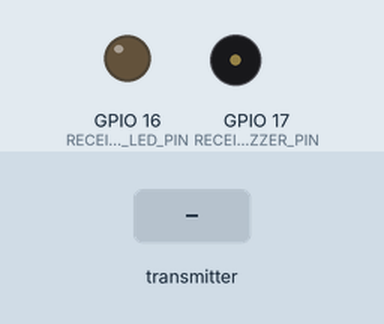
Simulated run of this sketch. Board: ESP32. Parts: output pins drawn as LEDs (lit = HIGH), buzzer (waves = sounding, pin HIGH). The inputs (shaded band) are chosen by the test bench. WiFi joins after 1.5 s; servers stay silent unless stated; what the sketch prints to the serial monitor is not drawn.

Above: at 3.0 s.
3.1 s: the transmitter starts sending temp_drill = 100
At 3.5 s:
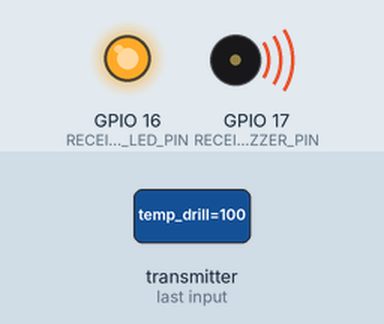
4.6 s: the transmitter starts sending temp_drill = 0
At 5.8 s:
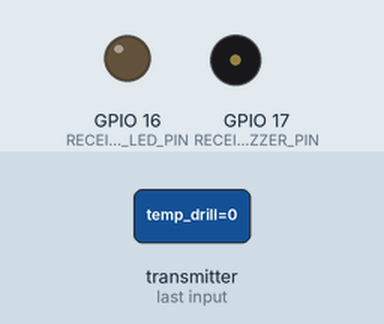
6.1 s: the transmitter starts sending temp_center = 50
At 6.9 s:
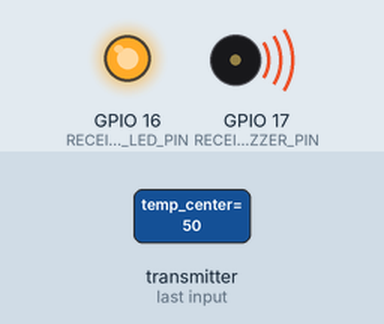
7.6 s: the transmitter starts sending temp_center = 0
At 8.1 s:
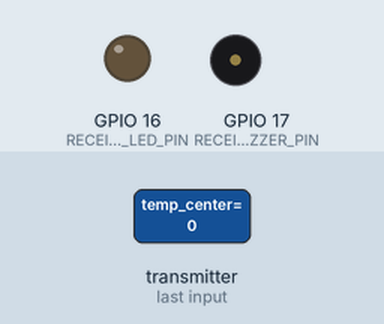
9.1 s: the transmitter starts sending temp_mine = 50
At 10.4 s:
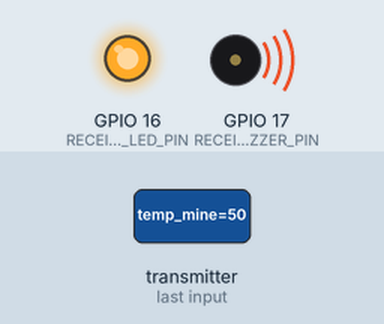
Timing chart, 0 to 11.6 s (numbered marks = the images above; inputs shaded):
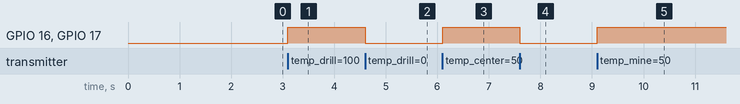

Measured:
- after the input at 3.1 s, GPIO 16 (RECEIVER_ALARM_LED_PIN), GPIO 17 (RECEIVER_ALARM_BUZZER_PIN): LOW → HIGH at once
- after the input at 4.6 s, GPIO 16 (RECEIVER_ALARM_LED_PIN), GPIO 17 (RECEIVER_ALARM_BUZZER_PIN): HIGH → LOW at once
- after the input at 6.1 s, GPIO 16 (RECEIVER_ALARM_LED_PIN), GPIO 17 (RECEIVER_ALARM_BUZZER_PIN): LOW → HIGH at once
- after the input at 7.6 s, GPIO 16 (RECEIVER_ALARM_LED_PIN), GPIO 17 (RECEIVER_ALARM_BUZZER_PIN): HIGH → LOW at once
- after the input at 9.1 s, GPIO 16 (RECEIVER_ALARM_LED_PIN), GPIO 17 (RECEIVER_ALARM_BUZZER_PIN): LOW → HIGH at once

The sketch:

test_receiver.ino
```cpp
#define BLYNK_TEMPLATE_ID "TMPL6A2GM6EQp"
#define BLYNK_TEMPLATE_NAME "Testing"
#define BLYNK_AUTH_TOKEN "be91nsWmaRd5za1NwpAKv2ZC4zKhDHX7"

#define BLYNK_PRINT Serial // Cho phép Blynk in debug ra Serial Monitor
#include <BlynkSimpleEsp32.h>
#include <WiFi.h>
#include <esp_now.h>
#include <esp_wifi.h>
#include <math.h> // Cho hàm max() nếu cần

//=============== CẤU HÌNH WIFI VÀ ESP-NOW ===============
char ssid[] = "Phuong Hoa";                 // <<<<====== THAY TÊN WIFI CỦA BẠN
char pass[] = "65dienbienphu";             // <<<<====== THAY MẬT KHẨU WIFI CỦA BẠN
const int WIFI_CHANNEL = 11;                    // Phải giống với Sender

//=============== THIẾT BỊ CẢNH BÁO CỤC BỘ TẠI RECEIVER ===============
#define RECEIVER_ALARM_LED_PIN 16
#define RECEIVER_ALARM_BUZZER_PIN 17

//=============== CẤU TRÚC DỮ LIỆU (PHẢI GIỐNG HỆT SENDER) ===============
struct SensorData {
  float temp_drill;
  float temp_center;
  float temp_mine;
  float vibration;
  int gas_mq2;
  int gas_mq5;
  int gas_mq9;
  int gas_mq135;
};

//=============== NGƯỠNG CẢNH BÁO TẠI RECEIVER VÀ BLYNK ===============
const struct ReceiverAlertThresholds {
  float temp_drill_critical = 70.0;
  float temp_center_critical = 40.0;
  float temp_mine_critical = 40.0;
  float vibration_severe = 18.0;
  int gas_severe = 1500;
} RCV_THRESHOLDS;

// Biến cho Blynk notification cooldown
bool blynkAlertActive = false;
unsigned long lastBlynkAlertTime = 0;
const unsigned long BLYNK_NOTIFICATION_COOLDOWN = 10000; // 10 giây

//=============== VIRTUAL PINS CHO BLYNK ===============
// Đặt tên VPIN rõ ràng
#define VPIN_TEMP_DRILL    V1
#define VPIN_TEMP_CENTER   V2
#define VPIN_TEMP_MINE     V3
#define VPIN_VIBRATION     V4
#define VPIN_GAS_MQ2       V5
#define VPIN_GAS_MQ5       V6
#define VPIN_GAS_MQ9       V7
#define VPIN_GAS_MQ135     V8
#define VPIN_TERMINAL_MSG  V0 // Terminal hoặc widget hiển thị thông báo

//=============== XỬ LÝ CẢNH BÁO TẠI RECEIVER VÀ GỬI LÊN BLYNK ===============
void handleReceiverAlertsAndBlynk(const SensorData &data) {
  bool localAlertState = false;
  String alertMessage = ""; // Bắt đầu trống, chỉ thêm khi có cảnh báo

  if (data.temp_drill >= RCV_THRESHOLDS.temp_drill_critical) {
    alertMessage += "Mũi khoan nóng (" + String(data.temp_drill, 1) + "C)! ";
    localAlertState = true;
  }
  if (data.temp_center >= RCV_THRESHOLDS.temp_center_critical) {
    alertMessage += "Trung tâm nóng (" + String(data.temp_center, 1) + "C)! ";
    localAlertState = true;
  }
  if (data.temp_mine >= RCV_THRESHOLDS.temp_mine_critical) {
    alertMessage += "Khu mỏ nóng (" + String(data.temp_mine, 1) + "C)! ";
    localAlertState = true;
  }
  if (data.vibration >= RCV_THRESHOLDS.vibration_severe) {
    alertMessage += "Rung mạnh (" + String(data.vibration, 1) + ")! ";
    localAlertState = true;
  }
  // Kiểm tra chung cho các cảm biến khí
  if (data.gas_mq2 >= RCV_THRESHOLDS.gas_severe ||
      data.gas_mq5 >= RCV_THRESHOLDS.gas_severe ||
      data.gas_mq9 >= RCV_THRESHOLDS.gas_severe ||
      data.gas_mq135 >= RCV_THRESHOLDS.gas_severe) {
    alertMessage += "Nguy cơ khí độc! ";
    localAlertState = true;
  }

  // Kích hoạt cảnh báo cục bộ tại Receiver
  digitalWrite(RECEIVER_ALARM_LED_PIN, localAlertState);
  digitalWrite(RECEIVER_ALARM_BUZZER_PIN, localAlertState);

  // Gửi thông báo đến Blynk (với cooldown)
  unsigned long currentTime = millis();
  if (localAlertState) {
    if (!blynkAlertActive || (currentTime - lastBlynkAlertTime > BLYNK_NOTIFICATION_COOLDOWN)) {
      Serial.println("BLYNK ALERT: " + alertMessage);
      Blynk.logEvent("critical_alert", alertMessage.substring(0, min((int)alertMessage.length(), 250))); // Giới hạn độ dài
      Blynk.virtualWrite(VPIN_TERMINAL_MSG, alertMessage); // Cũng gửi lên terminal/widget
      lastBlynkAlertTime = currentTime;
      blynkAlertActive = true;
    }
  } else {
    if (blynkAlertActive) { // Nếu trước đó có cảnh báo, giờ thì không
      Blynk.virtualWrite(VPIN_TERMINAL_MSG, "Hệ thống ổn định.");
      // Cân nhắc gửi logEvent "system_normal" nếu cần
    }
    blynkAlertActive = false;
  }
}

//=============== CALLBACK KHI NHẬN DỮ LIỆU ESP-NOW ===============
void OnDataRecv(const esp_now_recv_info_t *info, const uint8_t *incomingData, int len) {
  if (len == sizeof(SensorData)) {
    SensorData receivedLocalData; // Tạo bản sao cục bộ để xử lý
    memcpy(&receivedLocalData, incomingData, sizeof(receivedLocalData));

    // Serial.printf("Received: DS18B20: %.1fC, Shake: %.2f\n", receivedLocalData.temp_drill, receivedLocalData.vibration);

    // Cập nhật giá trị lên Blynk Widgets
    if (Blynk.connected()) {
      Blynk.virtualWrite(VPIN_TEMP_DRILL, receivedLocalData.temp_drill);
      Blynk.virtualWrite(VPIN_TEMP_CENTER, receivedLocalData.temp_center);
      Blynk.virtualWrite(VPIN_TEMP_MINE, receivedLocalData.temp_mine);
      Blynk.virtualWrite(VPIN_VIBRATION, receivedLocalData.vibration);
      Blynk.virtualWrite(VPIN_GAS_MQ2, receivedLocalData.gas_mq2);
      Blynk.virtualWrite(VPIN_GAS_MQ5, receivedLocalData.gas_mq5);
      Blynk.virtualWrite(VPIN_GAS_MQ9, receivedLocalData.gas_mq9);
      Blynk.virtualWrite(VPIN_GAS_MQ135, receivedLocalData.gas_mq135);
    }

    // Xử lý cảnh báo cục bộ và gửi thông báo Blynk
    handleReceiverAlertsAndBlynk(receivedLocalData);
  } else {
    Serial.printf("Error: Received data of wrong size. Expected %d, got %d bytes.\n", sizeof(SensorData), len);
  }
}

//=============== KHỞI TẠO HỆ THỐNG ===============
void setup() {
  Serial.begin(115200);
  Serial.println("Receiver initializing...");

  // --- Khởi tạo chân cảnh báo cục bộ ---
  pinMode(RECEIVER_ALARM_LED_PIN, OUTPUT);
  pinMode(RECEIVER_ALARM_BUZZER_PIN, OUTPUT);
  digitalWrite(RECEIVER_ALARM_LED_PIN, LOW);
  digitalWrite(RECEIVER_ALARM_BUZZER_PIN, LOW);

  // --- Khởi tạo WiFi và ESP-NOW ---
  WiFi.mode(WIFI_STA);
  // WiFi.disconnect(); // Không cần thiết nếu ngay sau là begin()

  if (esp_wifi_set_channel(WIFI_CHANNEL, WIFI_SECOND_CHAN_NONE) != ESP_OK) {
    Serial.println("Error setting WiFi channel");
    return;
  }
  if (esp_now_init() != ESP_OK) {
    Serial.println("Error initializing ESP-NOW");
    return;
  }
  esp_now_register_recv_cb(OnDataRecv);

  // --- Kết nối WiFi để dùng Blynk ---
  Serial.print("Connecting to WiFi: "); Serial.println(ssid);
  WiFi.begin(ssid, pass);
  int connect_tries = 0;
  while (WiFi.status() != WL_CONNECTED && connect_tries < 20) { // Chờ tối đa 10 giây
    delay(500);
    Serial.print(".");
    connect_tries++;
  }

  if (WiFi.status() == WL_CONNECTED) {
    Serial.println("\nWiFi Connected.");
    Blynk.config(BLYNK_AUTH_TOKEN);
    if (Blynk.connect(5000)) {
        Serial.println("Blynk Connected.");
    } else {
        Serial.println("ERROR: Blynk connection failed or timed out!");
    }
  } else {
    Serial.println("\nERROR: WiFi connection failed. Blynk will not be available.");
  }
  Serial.println("Receiver initialized. Waiting for data...");
}

//=============== VÒNG LẶP CHÍNH ===============
void loop() {
  if (WiFi.status() == WL_CONNECTED) {
    if (Blynk.connected()) {
      Blynk.run();
    } else {
    }
  }
}
```
